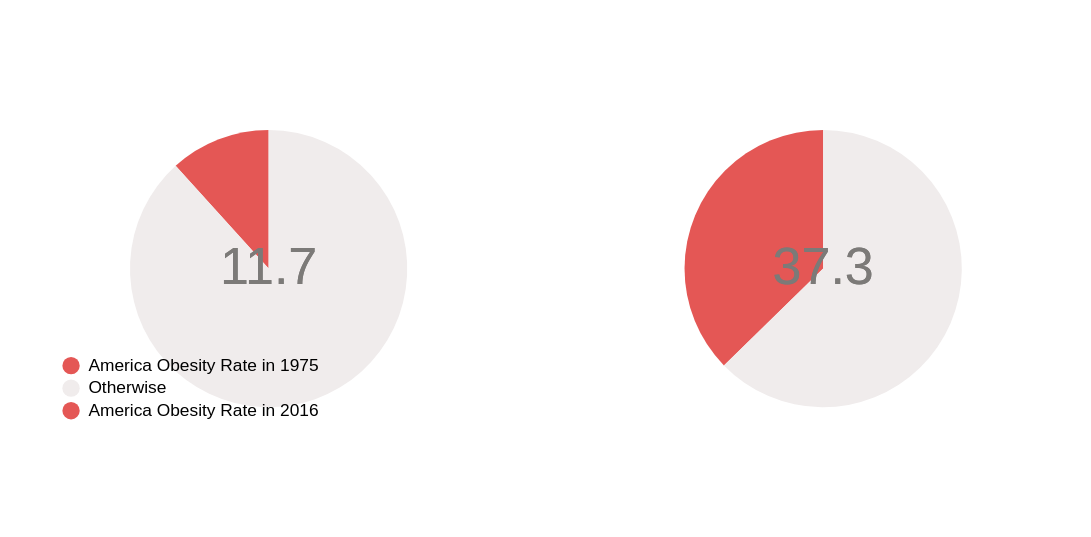

Vega-Lite specification stored for this chart:
### Vega-Lite specification from a JSON file in a GitHub repository (floating-point values rounded to 4 significant figures)
{"$schema": "https://vega.github.io/schema/vega-lite/v5.json", "hconcat": [{"data": {"values": [{"category": "America Obesity Rate in 1975", "value": 11.7}, {"category": "Otherwise", "value": 88.3}]}, "encoding": {"theta": {"field": "value", "type": "quantitative", "stack": true}, "color": {"field": "category", "type": "nominal", "scale": {"domain": ["America Obesity Rate in 1975", "Otherwise"], "range": ["#e45755", "#f0ecec"]}, "legend": {"orient": "none", "title": null, "columns": 1, "legendX": 30, "legendY": 200}}}, "layer": [{"mark": {"type": "arc", "outerRadius": 80}}, {"mark": {"type": "text", "radius": 90}}, {"mark": {"type": "text", "text": "11.7", "fontSize": 30, "fill": "#7c7a78"}}]}, {"data": {"values": [{"category": "America Obesity Rate in 2016", "value": 37.3}, {"category": "Otherwise", "value": 62.7}]}, "encoding": {"theta": {"field": "value", "type": "quantitative", "stack": true}, "color": {"field": "category", "type": "nominal", "scale": {"domain": ["America Obesity Rate in 2016", "Otherwise"], "range": ["#e45755", "#f0ecec"]}, "legend": {"orient": "none", "title": null, "columns": 1, "legendX": 30, "legendY": 200}}}, "layer": [{"mark": {"type": "arc", "outerRadius": 80}}, {"mark": {"type": "text", "radius": 90}}, {"mark": {"type": "text", "text": "37.3", "fontSize": 30, "fill": "#7c7a78"}}]}], "config": {}}
